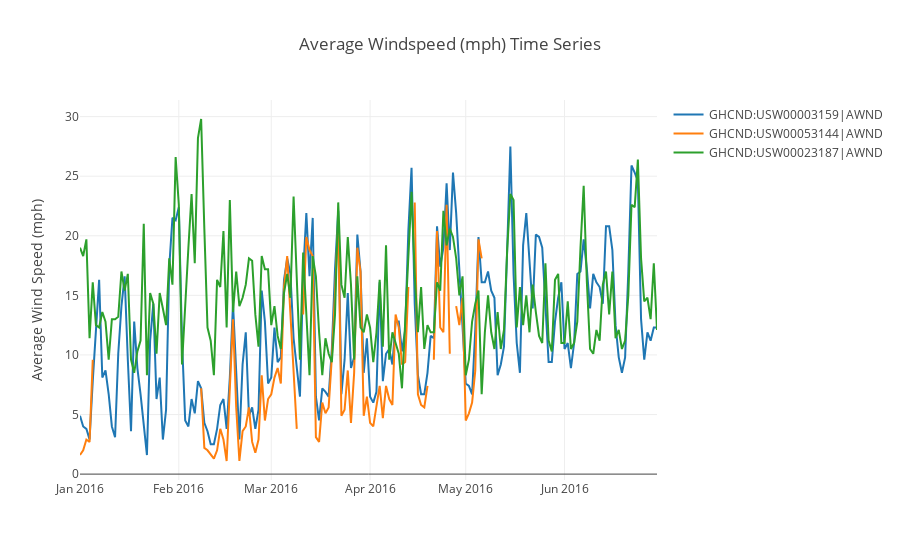
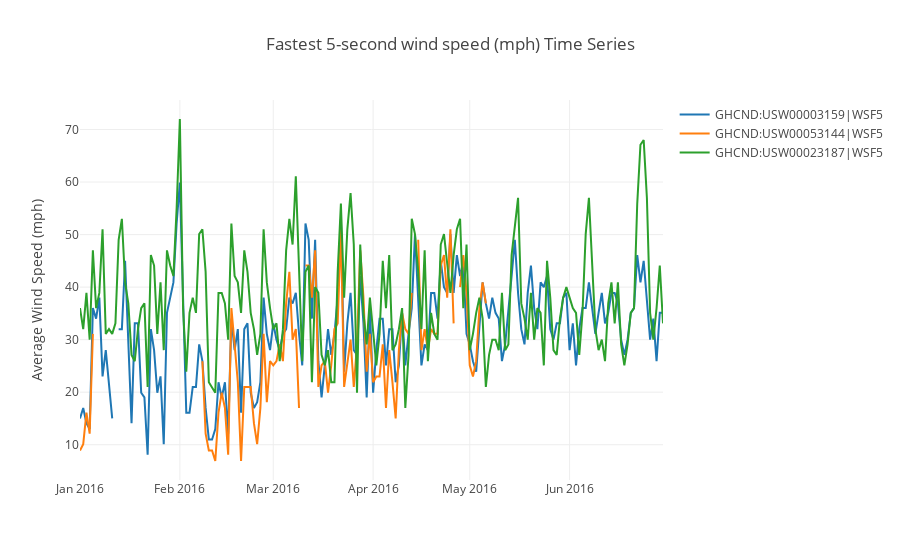

The cell these charts' notebook holds for them, in order:
### Code cell
stations = ["GHCND:USW00003159|", "GHCND:USW00053144|", "GHCND:USW00023187|"]
filtered_turbine = daily_mean_turbine_reading.loc[daily_mean_turbine_reading["turbine_num"] == random_turbines[0]]

for feature in features_list:
    traces = []
    for station in stations:
        try:
            trace = go.Scatter(x = filtered_turbine["date"],
                               y = filtered_turbine[station+feature],
                               mode = 'lines',
                               name = station+feature)
            traces.append(trace)
        except:
            print("Feature not available.")
    
        layout = go.Layout(
        title=feature_dict[feature] + " Time Series",
        yaxis=dict(
            title='Average Wind Speed (mph)'))
    
    fig = go.Figure(data=traces, layout=layout)
    py.iplot(fig)

### Figure 1 — Plotly figure (JSON) as saved in the notebook; plotly's stock layout.template omitted (floating-point values rounded to 4 significant figures; data arrays with more than 128 entries replaced by an {"elided": "..."} marker saying what was removed)
{"data": [{"mode": "lines", "name": "GHCND:USW00003159|AWND", "type": "scatter", "uid": "9c7f580a-f0ab-11e8-b997-50e549ed1be1", "x": {"elided": "182 str values"}, "y": {"elided": "182 float values"}}, {"mode": "lines", "name": "GHCND:USW00053144|AWND", "type": "scatter", "uid": "9c7f580b-f0ab-11e8-9660-50e549ed1be1", "x": {"elided": "182 str values"}, "y": {"elided": "182 float values"}}, {"mode": "lines", "name": "GHCND:USW00023187|AWND", "type": "scatter", "uid": "9c7f580c-f0ab-11e8-85ee-50e549ed1be1", "x": {"elided": "182 str values"}, "y": {"elided": "182 float values"}}], "layout": {"title": "Average Windspeed (mph) Time Series", "yaxis": {"title": "Average Wind Speed (mph)"}}}

### Figure 2 — Plotly figure (JSON) as saved in the notebook; plotly's stock layout.template omitted (floating-point values rounded to 4 significant figures; data arrays with more than 128 entries replaced by an {"elided": "..."} marker saying what was removed)
{"data": [{"mode": "lines", "name": "GHCND:USW00003159|WSF5", "type": "scatter", "uid": "9c90965a-f0ab-11e8-9b68-50e549ed1be1", "x": {"elided": "182 str values"}, "y": {"elided": "182 float values"}}, {"mode": "lines", "name": "GHCND:USW00053144|WSF5", "type": "scatter", "uid": "9c90965b-f0ab-11e8-a15b-50e549ed1be1", "x": {"elided": "182 str values"}, "y": {"elided": "182 float values"}}, {"mode": "lines", "name": "GHCND:USW00023187|WSF5", "type": "scatter", "uid": "9c90965c-f0ab-11e8-b1df-50e549ed1be1", "x": {"elided": "182 str values"}, "y": {"elided": "182 float values"}}], "layout": {"title": "Fastest 5-second wind speed (mph) Time Series", "yaxis": {"title": "Average Wind Speed (mph)"}}}
